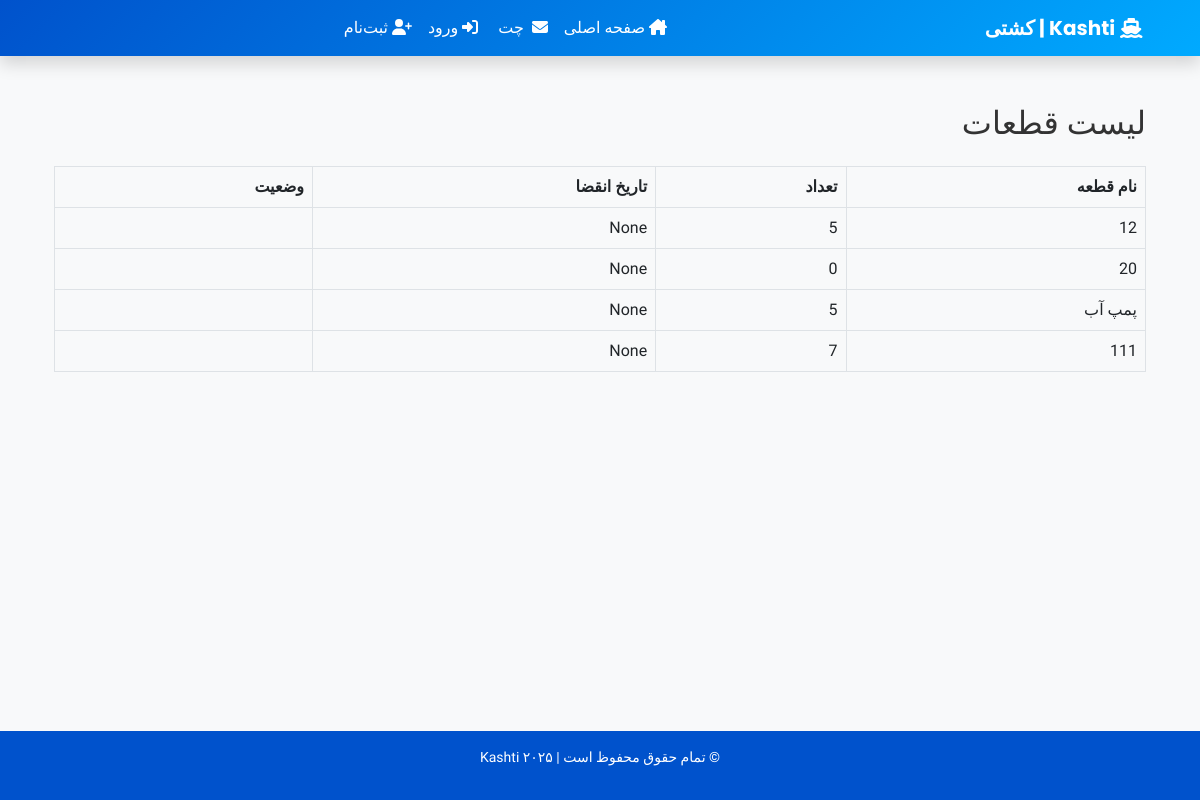
Page /part_list/ on the committed database.
### Nezarat/models.py (models this page shows, shortened)
class Part(models.Model):
    name = models.CharField(max_length=255, verbose_name="نام قطعه")
    image = models.ImageField(upload_to='kashti_pictures/Part/', blank=True, null=True, verbose_name="تصویر")
    expiry_date = models.DateTimeField(blank=True, null=True, verbose_name="تاریخ انقضا")
    quantity = models.PositiveIntegerField(default=0, verbose_name="تعداد")
    warehouse = models.ForeignKey('Warehouse', on_delete=models.CASCADE, related_name='parts', verbose_name="انبار")
    company_code = models.CharField(max_length=50, verbose_name="کد شرکت", default='UNKNOWN')  # این فیلد را اضافه کنید
    description = models.TextField(blank=True, null=True, verbose_name="توضیحات کالا")
    warehouse_sub_storage = models.ForeignKey(
        WarehouseSubStorage,
        on_delete=models.SET_NULL,
        blank=True,
        null=True,
        verbose_name="زیرانبار انبار"
    )
    ship_subwarehouse = models.ForeignKey(
        ShipSubWarehouse,
        on_delete=models.SET_NULL,
        null=True,
        blank=True,
        verbose_name="زیرانبار کشتی"
    )
    description = models.TextField(blank=True, null=True, verbose_name="توضیحات کالا")  # این فیلد باید در مدل باشد
    storage_row = models.IntegerField(null=True, blank=True)
    storage_column = models.IntegerField(null=True, blank=True)
    storage_shelf = models.CharField(max_length=10, null=True, blank=True)
    is_consumable = models.BooleanField(default=False, verbose_name="قطعه مصرفی است؟")
    usage_limit_km = models.FloatField(blank=True, null=True, verbose_name="حداکثر مسافت قابل تحمل (کیلومتر)")
    is_worn_out = models.BooleanField(default=False, verbose_name="فرسوده شده؟")
    worn_out_reason = models.TextField(blank=True, null=True, verbose_name="دلیل فرسودگی")

### Nezarat/views.py (the view)
# urls.py: path('part_list/', views.part_list, name='part_list'),
def part_list(request):
    parts = Part.objects.all()  # لیست تمام قطعات
    return render(request, 'part_list.html', {'parts': parts})

### Nezarat/views.py (called while the page is built)
def base_context(request):
    if request.user.is_authenticated and hasattr(request.user, 'company'):
        now = timezone.now()
        reminders = Reminder.objects.filter(company_code=request.user.company.company_code, reminder_date__lte=now)
        return {'notifications': reminders}
    return {}

### Nezarat/templates/part_list.html
{% extends 'base.html' %}
{% block content %}
<div class="container my-5">
    <h2 class="mb-4">لیست قطعات</h2>
    <table class="table table-bordered">
        <thead>
            <tr>
                <th>نام قطعه</th>
                <th>تعداد</th>
                <th>تاریخ انقضا</th>
                <th>وضعیت</th>
            </tr>
        </thead>
        <tbody>
            {% for part in parts %}
                <tr>
                    <td>{{ part.name }}</td>
                    <td>{{ part.quantity }}</td>
                    <td>{{ part.expiry_date }}</td>
                    <td>{{ part.get_status_display }}</td>
                </tr>
            {% endfor %}
        </tbody>
    </table>
</div>
{% endblock %}

### Nezarat/templates/base.html (style rules this page uses)
body { font-family: 'Vazirmatn', sans-serif; background-color: #f8f9fa; color: #333; }

### rows in the picture
Part: name "12", quantity "5", expiry_date "None"
Part: name "20", quantity "0", expiry_date "None"
Part: name "پمپ آب", quantity "5", expiry_date "None"
Part: name "111", quantity "7", expiry_date "None"
